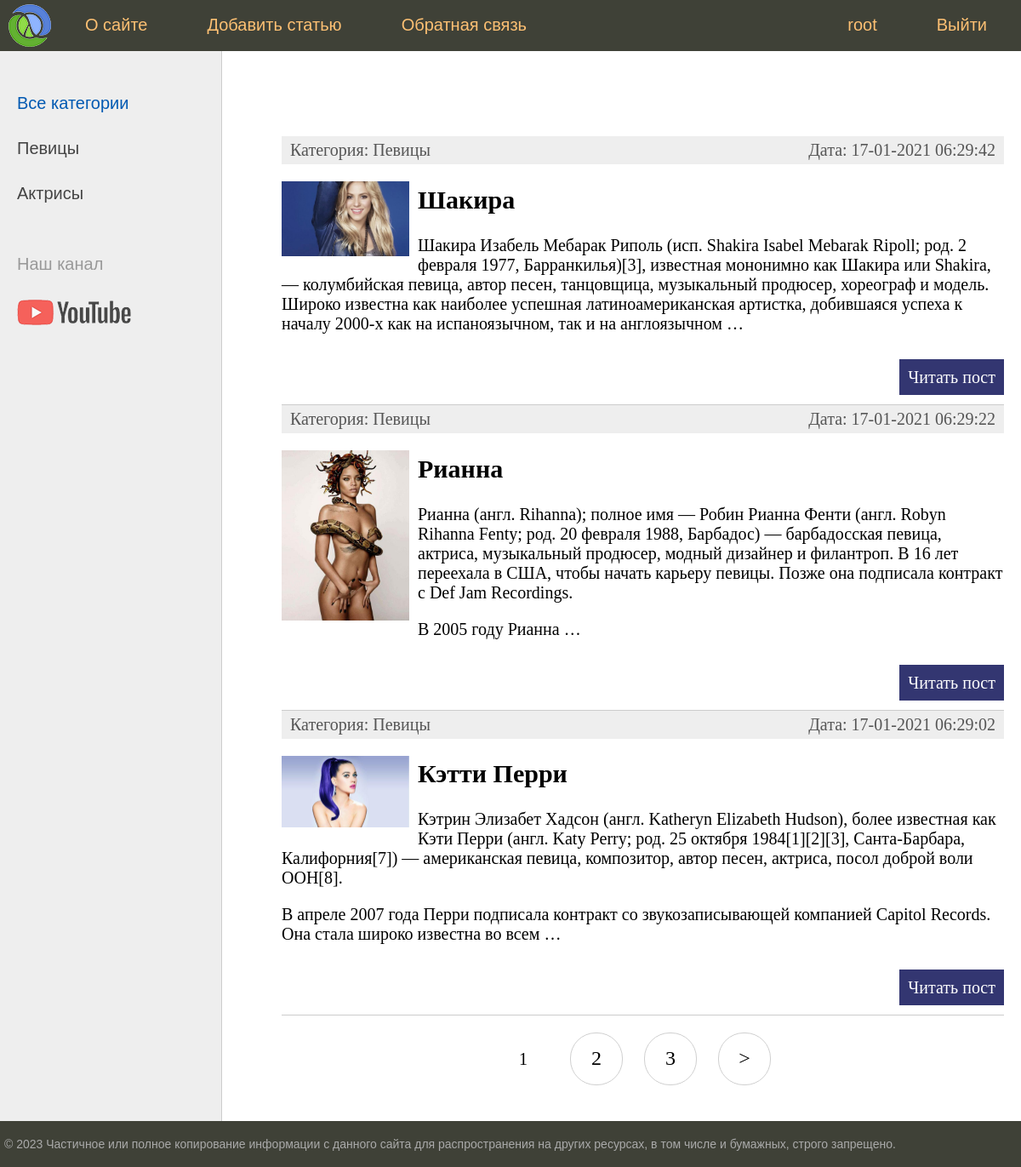
The app's page / (signed in) with its own data.
### women/models.py (models this page shows, shortened)
class Category(models.Model):
    name = models.CharField(max_length=100, db_index=True)
    slug = models.SlugField(max_length=255, unique=True, db_index=True, verbose_name='URL')
    def __str__(self):
        return self.name
    def get_absolute_url(self):
        return reverse('category', kwargs={'cat_slug': self.slug})
    class Meta:
        verbose_name = 'Категория'
        verbose_name_plural = 'Категории'
        ordering = ['name',]

class Women(models.Model):
    title = models.CharField(max_length=255, verbose_name='Заголовок')
    slug = models.SlugField(max_length=255, unique= True, db_index= True ,verbose_name='URL')
    content = models.TextField(blank=True, verbose_name='Содержание')
    photo = models.ImageField(upload_to='photos/%Y/%m/%d', verbose_name='Фото')
    time_create = models.DateTimeField(auto_now_add=True, verbose_name='Время создания')
    time_update = models.DateTimeField(auto_now=True, verbose_name='Время обновления')
    is_published = models.BooleanField(default=True, verbose_name='Опубликовано')
    cat = models.ForeignKey('Category', on_delete=models.PROTECT,  verbose_name='Категория')
    def get_absolute_url(self):
        return reverse('post', kwargs={'post_slug': self.slug})
    class Meta:
        verbose_name = 'Известные женщины'
        verbose_name_plural = 'Известные женщины'
        ordering = ['-time_create', 'title']

### women/views.py (the view)
# urls.py: path('', WomenHome.as_view(), name='home'),
class WomenHome(DataMixin, ListView):
    model = Women
    template_name = 'women/index.html'
    context_object_name = 'posts'
    extra_context = {'title': 'Главная страница'}  # можно передавать только неизменяемые данные
    def get_context_data(self, *, object_list=None, **kwargs):
        context = super().get_context_data(**kwargs)
        c_def = self.get_user_context(title="Главная страница")
        context = dict(list(context.items()) + list(c_def.items()))
        return context
    def get_queryset(self):
        return Women.objects.filter(is_published=True).select_related('cat')

### women/templatetags/women_tags.py (called while the page is built)
@register.inclusion_tag('women/list_categories.html')
def show_categories(sort=None, cat_selected=0):
    if not sort:
        cats = Category.objects.all()
    else:
        cats = Category.objects.order_by(sort)
    return {'cats': cats, 'cat_selected': cat_selected}

@register.inclusion_tag('women/menu.html', takes_context=True)
def show_menu(context):
    request = context['request']
    if not request.user.is_authenticated:
        menu = [{'title': 'О сайте', 'url_name': 'about'},
                {'title': 'Обратная связь', 'url_name': 'contact'},
                {'title': 'Войти', 'url_name': 'login'},
                {'title': 'Регистрация', 'url_name': 'register'}]
    else:
        menu = [{'title': 'О сайте', 'url_name': 'about'},
                {'title': 'Добавить статью', 'url_name': 'add_page'},
                {'title': 'Обратная связь', 'url_name': 'contact'},
                {'title': 'Выйти', 'url_name': 'logout'},
                {'title': request.user.username, 'url_name': 'home'}]
    return {'menu': menu}

### women/utils.py (called while the page is built)
    def get_user_context(self, **kwargs):
        context = kwargs
        cats = cache.get('cats')
        if not cats:
            cats = Category.objects.all()
            cache.set('cats', cats, 60)
        context['cats'] = cats
        if 'cat_selected' not in context:
            context['cat_selected'] = 0
        return context

### women/templates/women/index.html (shortened to what this page needs)
{% extends 'women/base.html' %}
{% block content %}
<ul class="list-articles">
    {% for p in posts %}
    <li>
        <div class="article-panel">
            <p class="first">Категория: {{p.cat}}</p>
            <p class="last">Дата: {{p.time_update|date:"d-m-Y H:i:s"}}</p>
        </div>
        {% if p.photo %}
        <p><img class="img-article-left thumb" src="{{p.photo.url}}"></p>
        {% endif %}
        <h2>{{p.title}}</h2>
        {% autoescape on %}
        {{p.content|linebreaks|truncatewords:50}}
        {% endautoescape %}
        <p class="link-read-post"><a href="{{ p.get_absolute_url }}">Читать пост</a></p>
    </li>
    {% endfor %}
</ul>
{% endblock %}

### women/templates/women/menu.html
<ul id="mainmenu" class="mainmenu">
    <li class="logo"><a href="{% url 'home' %}">
        <div class="logo"></div>
    </a></li>
    {% for m in menu %}
    {% if not forloop.revcounter < 3 %}
    <li><a href="{% url m.url_name %}">{{m.title}}</a></li>
    {% else %}
    <li class="last"><a href="{% url m.url_name %}">{{m.title}}</a></li>
    {% endif %}
    {% endfor %}
</ul>

### women/templates/women/list_categories.html
{% for c in cats %}
{% if c.pk == cat_selected %}
<li class="selected">{{c.name}}</li>
{% else %}
<li><a href="{{ c.get_absolute_url }}">{{c.name}} </a></li>
{% endif %}
{% endfor %}

### women/static/women/css/styles.css (style rules this page uses)
html, body { font-family: 'Arial'; margin: 0; padding: 0; height: 100%; width: 100%; color: #444; }
a { color: #0059b2; text-decoration: none; }
img { max-width: 600px; height: auto; }
img.img-article-left { max-width: 300px; height: auto; float: left; padding: 0 10px 10px 0; }
img.img-article-left.thumb { max-width: 150px; height: auto; }
p.link-read-post { text-align: right; }
p.link-read-post a { padding: 10px; min-width: 100px; background: #333671; color: #fff; text-decoration: none; }
div.article-panel { background: #eee; padding: 5px 10px 5px 10px; box-sizing: border-box; overflow: hidden; color: #555; }
div.article-panel p.first { margin: 0; float: left; }
div.article-panel p.last { margin: 0; float: right; }
ul.list-articles { list-style: none; margin: 0; padding: 0; }
ul.list-articles li { border-bottom: 1px solid #ccc; }
.logo { background: url('../images/logo.png') no-repeat 10px 5px; width: 70px; height: 60px; }
ul.mainmenu { list-style: none; margin: 0; padding: 0; height: 60px; color: #fdc073; font-size: 20px; overflow: hidden; }
ul.mainmenu li { float: left; margin: 18px 40px 0 30px; }
ul.mainmenu li.logo { margin: 0; }
ul.mainmenu li.last { float: right; }
ul.mainmenu li a { color: #fdc073; text-decoration: none; }
.left-chapters ul li { margin: 30px 0 0 0; color: #999; }
.left-chapters ul li a { color: #444; text-decoration: none; }

### records on screen
Category: name "Певицы"
Category: name "Актрисы"
Women: cat "Певицы", time_update "17-01-2021 06:29:42", photo (picture), title "Шакира", content "Шакира Изабель Мебарак Риполь (исп. Shakira Isabel Mebarak Ripoll; род. 2 февраля 1977, Барранкилья)[3], известная мононимно как Шакира или Shakira, — колумбийская певица, автор песен, танцовщица, музыкальный продюсер, хореограф и модель. Широко известна как наиболее успешная латиноамериканская артистка, добившаяся успеха к началу 2000-х как на испаноязычном, так и на англоязычном …"
Women: cat "Певицы", time_update "17-01-2021 06:29:22", photo (picture), title "Рианна", content "Рианна (англ. Rihanna); полное имя — Робин Рианна Фенти (англ. Robyn Rihanna Fenty; род. 20 февраля 1988, Барбадос) — барбадосская певица, актриса, музыкальный продюсер, модный дизайнер и филантроп. В 16 лет переехала в США, чтобы начать карьеру певицы. Позже она подписала контракт с Def Jam Recordings. В 2005 году Рианна …"
Women: cat "Певицы", time_update "17-01-2021 06:29:02", photo (picture), title "Кэтти Перри", content "Кэтрин Элизабет Хадсон (англ. Katheryn Elizabeth Hudson), более известная как Кэти Перри (англ. Katy Perry; род. 25 октября 1984[1][2][3], Санта-Барбара, Калифорния[7]) — американская певица, композитор, автор песен, актриса, посол доброй воли ООН[8]. В апреле 2007 года Перри подписала контракт со звукозаписывающей компанией Capitol Records. Она стала широко известна во всем …"

### other values on screen
{{ m.title }} "О сайте" "Добавить статью" "Обратная связь"
{{ m.title }} "Выйти" "root"
{{ p }} "1"
{{ p }} "2" "3"
